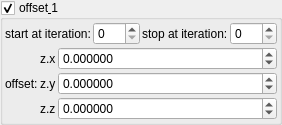
    <widget class="MyGroupBox" name="groupCheck_transf_function_enabledC_false">
     <property name="toolTip">
      <string/>
     </property>
     <property name="title">
      <string>offset&amp; 1</string>
     </property>
     <property name="checkable">
      <bool>true</bool>
     </property>
     <layout class="QVBoxLayout" name="verticalLayout_34" stretch="0,0">
      <property name="spacing">
       <number>2</number>
      </property>
      <property name="leftMargin">
       <number>2</number>
      </property>
      <property name="topMargin">
       <number>2</number>
      </property>
      <property name="rightMargin">
       <number>2</number>
      </property>
      <property name="bottomMargin">
       <number>2</number>
      </property>
      <item>
       <layout class="QHBoxLayout" name="horizontalLayout_28" stretch="0,1,0,1">
        <item>
         <widget class="QLabel" name="label_108">
          <property name="text">
           <string>start at iteration:</string>
          </property>
         </widget>
        </item>
        <item>
         <widget class="MySpinBox" name="spinboxInt_transf_start_iterations_C">
          <property name="sizePolicy">
           <sizepolicy hsizetype="Minimum" vsizetype="Maximum">
            <horstretch>0</horstretch>
            <verstretch>0</verstretch>
           </sizepolicy>
          </property>
          <property name="minimum">
           <number>0</number>
          </property>
          <property name="maximum">
           <number>999</number>
          </property>
          <property name="value">
           <number>0</number>
          </property>
         </widget>
        </item>
        <item>
         <widget class="QLabel" name="label_80">
          <property name="text">
           <string>stop at iteration:</string>
          </property>
         </widget>
        </item>
        <item>
         <widget class="MySpinBox" name="spinboxInt_transf_stop_iterations_C">
          <property name="sizePolicy">
           <sizepolicy hsizetype="Preferred" vsizetype="Maximum">
            <horstretch>0</horstretch>
            <verstretch>0</verstretch>
           </sizepolicy>
          </property>
          <property name="maximum">
           <number>999</number>
          </property>
         </widget>
        </item>
       </layout>
      </item>
      <item>
       <layout class="QGridLayout" name="gridLayout_22" columnstretch="0,0,1">
        <property name="spacing">
         <number>2</number>
        </property>
        <item row="1" column="1">
         <widget class="QLabel" name="label_139">
          <property name="text">
           <string notr="true">z.y</string>
          </property>
         </widget>
        </item>
        <item row="2" column="1">
         <widget class="QLabel" name="label_140">
          <property name="text">
           <string notr="true">z.z</string>
          </property>
         </widget>
        </item>
        <item row="0" column="1">
         <widget class="QLabel" name="label_141">
          <property name="text">
           <string notr="true">z.x</string>
          </property>
         </widget>
        </item>
        <item row="0" column="2">
         <widget class="MyDoubleSpinBox" name="spinbox3_transf_offsetA_000_x">
          <property name="sizePolicy">
           <sizepolicy hsizetype="Minimum" vsizetype="Maximum">
            <horstretch>0</horstretch>
            <verstretch>0</verstretch>
           </sizepolicy>
          </property>
          <property name="prefix">
           <string/>
          </property>
          <property name="suffix">
           <string/>
          </property>
          <property name="decimals">
           <number>6</number>
          </property>
          <property name="minimum">
           <double>-99.989999999999995</double>
          </property>
          <property name="maximum">
           <double>99.989999999999995</double>
          </property>
          <property name="singleStep">
           <double>0.100000000000000</double>
          </property>
         </widget>
        </item>
        <item row="1" column="2">
         <widget class="MyDoubleSpinBox" name="spinbox3_transf_offsetA_000_y">
          <property name="sizePolicy">
           <sizepolicy hsizetype="Minimum" vsizetype="Maximum">
            <horstretch>0</horstretch>
            <verstretch>0</verstretch>
           </sizepolicy>
          </property>
          <property name="prefix">
           <string/>
          </property>
          <property name="suffix">
           <string/>
          </property>
          <property name="decimals">
           <number>6</number>
          </property>
          <property name="minimum">
           <double>-99.989999999999995</double>
          </property>
          <property name="maximum">
           <double>99.989999999999995</double>
          </property>
          <property name="singleStep">
           <double>0.100000000000000</double>
          </property>
         </widget>
        </item>
        <item row="2" column="2">
         <widget class="MyDoubleSpinBox" name="spinbox3_transf_offsetA_000_z">
          <property name="sizePolicy">
           <sizepolicy hsizetype="Minimum" vsizetype="Maximum">
            <horstretch>0</horstretch>
            <verstretch>0</verstretch>
           </sizepolicy>
          </property>
          <property name="prefix">
           <string/>
          </property>
          <property name="suffix">
           <string/>
          </property>
          <property name="decimals">
           <number>6</number>
          </property>
          <property name="minimum">
           <double>-99.989999999999995</double>
          </property>
          <property name="maximum">
           <double>99.989999999999995</double>
          </property>
          <property name="singleStep">
           <double>0.100000000000000</double>
          </property>
         </widget>
        </item>
        <item row="0" column="0" rowspan="3">
         <widget class="QLabel" name="label_116">
          <property name="text">
           <string>offset:</string>
          </property>
         </widget>
        </item>
       </layout>
      </item>
     </layout>
    </widget>
